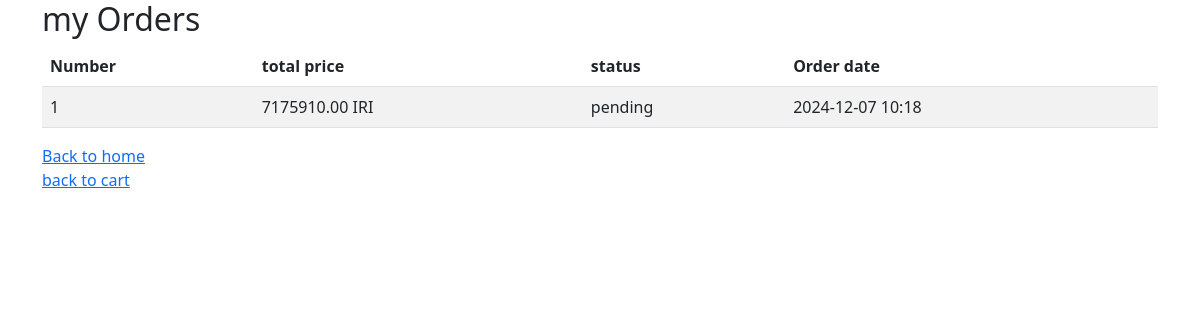
The app's page /orders/orderhistory/2 (signed in), older data.
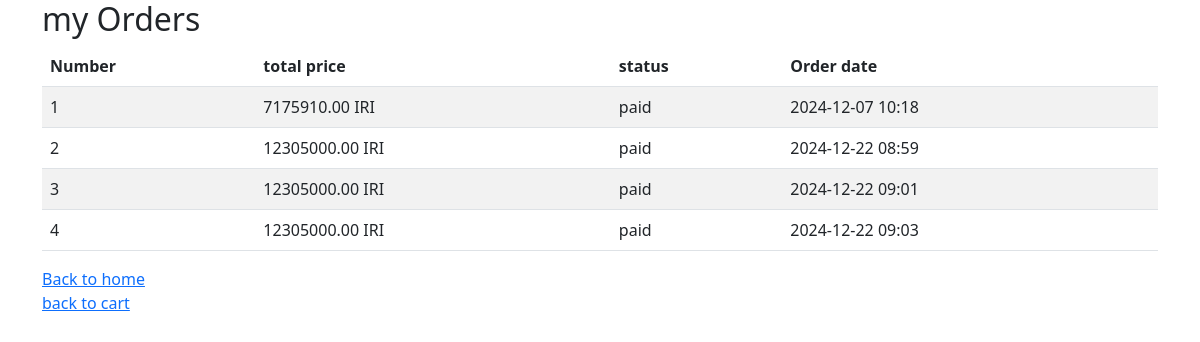
The same page, newer data.
### orders/models.py (models this page shows, shortened)
class Order(models.Model):
    user = models.ForeignKey(User, on_delete=models.CASCADE,
                             related_name='Order', verbose_name='user')
    status = models.CharField(max_length=10, choices=ORDER_STATUS_CHOICES,
                              default='PENDING', verbose_name='status')
    order_date = models.DateTimeField(auto_now_add=True, verbose_name='order_date')
    shipping_address = models.TextField(verbose_name='shipping_address')
    @property
    def total_price(self):
        return sum(item.unit_price for item in self.OrderItem.all())

class OrderItem(models.Model):
    order = models.ForeignKey(Order, on_delete=models.CASCADE,
                              related_name='OrderItem', verbose_name='order')
    product = models.ForeignKey(Product, on_delete=models.CASCADE,
                                related_name='OrderItem', verbose_name='product', null=True)
    quantity = models.PositiveIntegerField(null=True, verbose_name='quantity')
    unit_price = models.DecimalField(max_digits=10, decimal_places=2, verbose_name='unit_price', null=True)

### orders/views.py (the view)
# urls.py: path('orderhistory/<int:user_id>', views.user_order_history, name='user_order_history'),
@login_required()
def user_order_history(request, user_id):
    user = User.objects.get(id=user_id)
    orders = Order.objects.filter(user=user).order_by('order_date')
    return render(request, 'OrderHistoryView.html', {'orders': orders})

### templates/OrderHistoryView.html (shortened to what this page needs)
<!DOCTYPE html>
<html lang="en">
<head>
     <link rel="stylesheet" href="https://cdn.jsdelivr.net/npm/bootstrap@5.3.0-alpha1/dist/css/bootstrap.min.css">
</head>
<body>
     <div class="container">
        <h2>my Orders</h2>
        {% if orders %}
            <table class="table table-striped">
                <thead>
                    <tr>
                        <th>Number</th>
                        <th>total price</th>
                        <th>status</th>
                        <th>Order date</th>
                    </tr>
                </thead>
                <tbody>
                    {% for order in orders %}
                        <tr>
                            <td>{{ order.id }}</td>
                            <td>{{ order.total_price }} IRI</td>
                            <td>{{ order.get_status_display }}</td>
                            <td>{{ order.order_date|date:"Y-m-d H:i" }}</td>
                        </tr>
                    {% endfor %}
                </tbody>
            </table>
        {% else %}
            <p>You have not placed an order yet.</p>
        {% endif %}
         <a href="{% url 'home' %}"> Back to home</a><br>
         <a href="{% url 'cart' user.id %}">back to cart</a>
    </div>
</body>
</html>

Row changes from the older to the newer data that the page shows:
changed Order id 1: status "pending" → "paid"
added Order: id "2", total_price "12305000.00", status "paid", order_date "2024-12-22 08:59"
added Order: id "3", total_price "12305000.00", status "paid", order_date "2024-12-22 09:01"
added Order: id "4", total_price "12305000.00", status "paid", order_date "2024-12-22 09:03"
